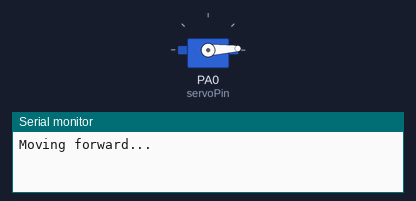
A program run on a simulated STM32 Blue Pill. Parts: servo, the last lines printed to the serial monitor.

Above: at 0.05 s.
At 1.0 s:
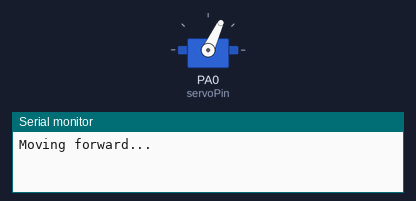
At 1.95 s:
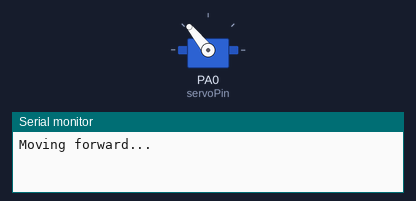
At 3.9 s:
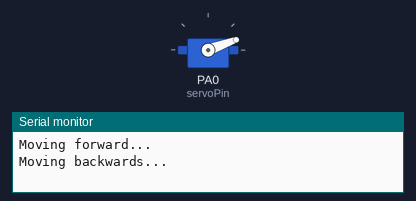
Timing chart, 0 to 6.5 s (numbered marks = the images above):
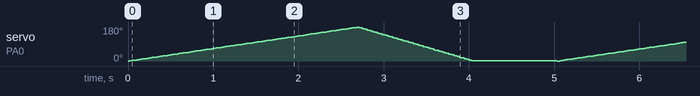

The program:

main.cpp
```cpp
#include "Arduino.h"
#include <Servo.h>

#define servoPin PA0
#define maxAngle 180
#define POT_IN PA_7


Servo myServo;
int pos = 0;
int i = 0;

void setup() {
  // put your setup code here, to run once:
  myServo.attach(servoPin);
}

void loop() {

  // put your main code here, to run repeatedly:
  Serial.println("Moving forward...");
  for (i = 0; i<maxAngle-1; i++){
    myServo.write(i);
    delay(15);
  }
  Serial.println("Moving backwards...");
  for(i = maxAngle; i >0; i-=2){
    myServo.write(i);
    delay(15);
  }

  Serial.println("Pause...");
  delay(1000);

  /*
  for (pos = 0; pos <= 90; pos += 1) { // goes from 0 degrees to 180 degrees
    // in steps of 1 degree
    myServo.write(pos);              // tell servo to go to position in variable 'pos'
    delay(15);                       // waits 15ms for the servo to reach the position
    Serial.println(myServo.read());
  }
  for (pos = 90; pos >= 0; pos -= 1) { // goes from 180 degrees to 0 degrees
    myServo.write(pos);              // tell servo to go to position in variable 'pos'
    delay(15);                       // waits 15ms for the servo to reach the position
    Serial.println(myServo.read());

  }*/
}
```
